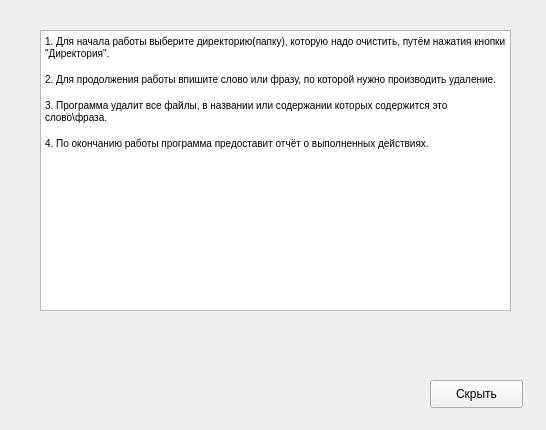
<?xml version="1.0" encoding="UTF-8"?>
<ui version="4.0">
 <class>Form</class>
 <widget class="QWidget" name="Form">
  <property name="geometry">
   <rect>
    <x>0</x>
    <y>0</y>
    <width>546</width>
    <height>430</height>
   </rect>
  </property>
  <property name="windowTitle">
   <string>Form</string>
  </property>
  <widget class="QPushButton" name="pushButton">
   <property name="geometry">
    <rect>
     <x>430</x>
     <y>380</y>
     <width>93</width>
     <height>28</height>
    </rect>
   </property>
   <property name="text">
    <string>Скрыть</string>
   </property>
  </widget>
  <widget class="QTextEdit" name="textEdit">
   <property name="geometry">
    <rect>
     <x>40</x>
     <y>30</y>
     <width>471</width>
     <height>281</height>
    </rect>
   </property>
   <property name="html">
    <string>&lt;!DOCTYPE HTML PUBLIC &quot;-//W3C//DTD HTML 4.0//EN&quot; &quot;http://www.w3.org/TR/REC-html40/strict.dtd&quot;&gt;
&lt;html&gt;&lt;head&gt;&lt;meta name=&quot;qrichtext&quot; content=&quot;1&quot; /&gt;&lt;style type=&quot;text/css&quot;&gt;
p, li { white-space: pre-wrap; }
&lt;/style&gt;&lt;/head&gt;&lt;body style=&quot; font-family:'MS Shell Dlg 2'; font-size:7.8pt; font-weight:400; font-style:normal;&quot;&gt;
&lt;p style=&quot; margin-top:0px; margin-bottom:0px; margin-left:0px; margin-right:0px; -qt-block-indent:0; text-indent:0px;&quot;&gt;1. Для начала работы выберите директорию(папку), которую надо очистить, путём нажатия кнопки &amp;quot;Директория&amp;quot;.&lt;/p&gt;
&lt;p style=&quot;-qt-paragraph-type:empty; margin-top:0px; margin-bottom:0px; margin-left:0px; margin-right:0px; -qt-block-indent:0; text-indent:0px;&quot;&gt;&lt;br /&gt;&lt;/p&gt;
&lt;p style=&quot; margin-top:0px; margin-bottom:0px; margin-left:0px; margin-right:0px; -qt-block-indent:0; text-indent:0px;&quot;&gt;2. Для продолжения работы впишите слово или фразу, по которой нужно производить удаление.&lt;/p&gt;
&lt;p style=&quot;-qt-paragraph-type:empty; margin-top:0px; margin-bottom:0px; margin-left:0px; margin-right:0px; -qt-block-indent:0; text-indent:0px;&quot;&gt;&lt;br /&gt;&lt;/p&gt;
&lt;p style=&quot; margin-top:0px; margin-bottom:0px; margin-left:0px; margin-right:0px; -qt-block-indent:0; text-indent:0px;&quot;&gt;3. Программа удалит все файлы, в названии или содержании которых содержится это слово\фраза.&lt;/p&gt;
&lt;p style=&quot;-qt-paragraph-type:empty; margin-top:0px; margin-bottom:0px; margin-left:0px; margin-right:0px; -qt-block-indent:0; text-indent:0px;&quot;&gt;&lt;br /&gt;&lt;/p&gt;
&lt;p style=&quot; margin-top:0px; margin-bottom:0px; margin-left:0px; margin-right:0px; -qt-block-indent:0; text-indent:0px;&quot;&gt;4. По окончанию работы программа предоставит отчёт о выполненных действиях.&lt;/p&gt;&lt;/body&gt;&lt;/html&gt;</string>
   </property>
  </widget>
 </widget>
 <resources/>
 <connections/>
</ui>
